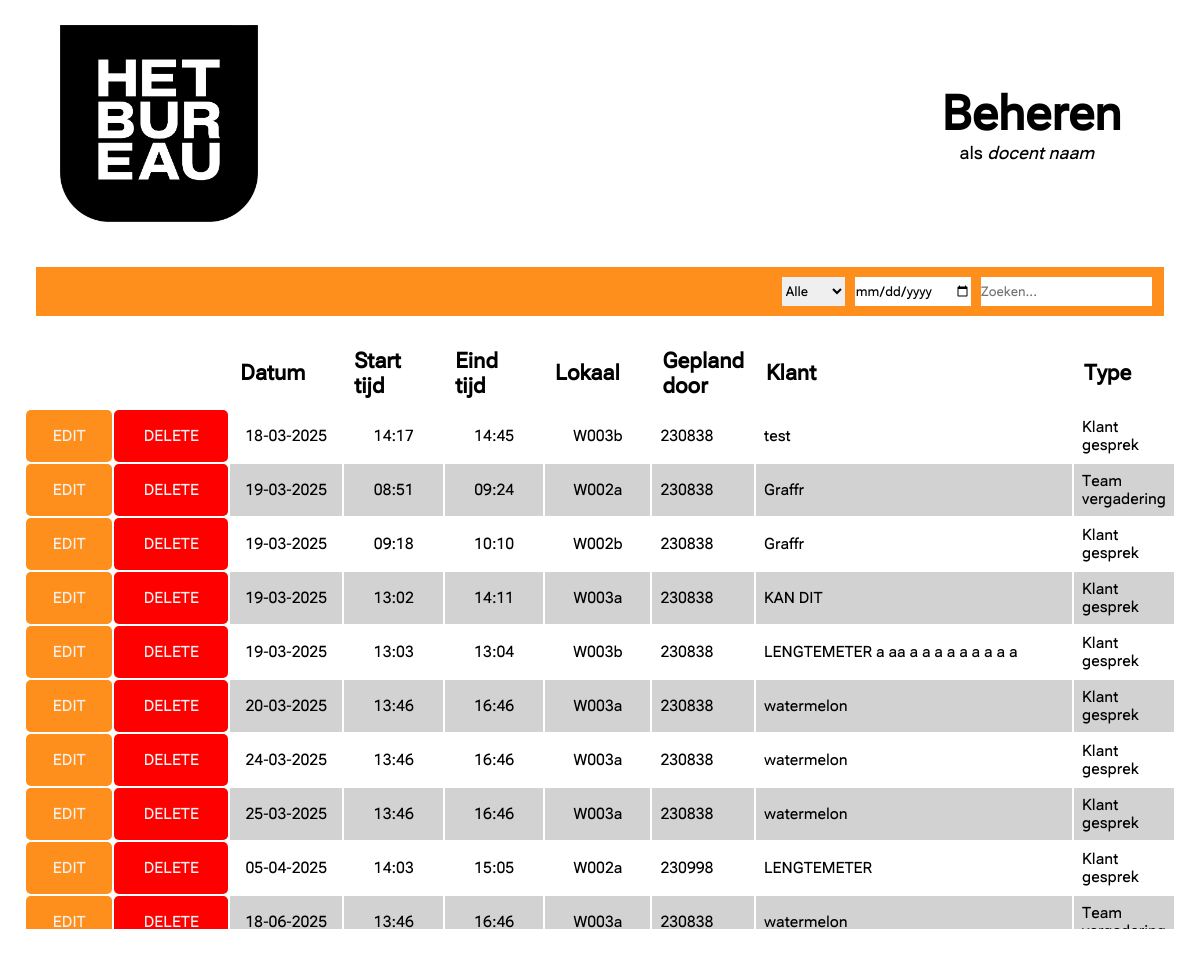
/lijst.php, run on the app's committed database.
### tables this page shows
CREATE TABLE `reserveringen` (
  `reservering_id` int(11) NOT NULL,
  `lokaal` varchar(10) NOT NULL,
  `datum` date NOT NULL,
  `start_tijd` time NOT NULL,
  `eind_tijd` time NOT NULL,
  `klant` varchar(100) NOT NULL,
  `type` varchar(50) NOT NULL,
  `student_nummer` int(6) NOT NULL,
  `tijd_aangemaakt` timestamp NOT NULL DEFAULT current_timestamp()
);

### lijst.php (the view, shortened to what this page needs)
<!DOCTYPE html>
<html lang="en">
<head>
    <link rel="stylesheet" href="assets/css/style.css">
    <link rel="stylesheet" href="assets/css/lijst.css">
</head>
<body>
    <header class="header">
        <div class="header-logo">
            <img src="Layer 2.png" alt="HETBUREAU-LOGO-ZWART">
        </div>
        <div class="header-text-wrapper">
            <h1 class="header-text">Beheren</h1>
            <p>als <i>docent naam</i></p>
        </div>
    </header>
    <div class="content">
        <div class="filter-bar">
            <select id="lokaal-filter">
                <option value="all">Alle</option>
            </select>
            <input type="date" id="datum-filter">
            <input type="search" id="zoek-filter" placeholder="Zoeken...">
        </div>
        <div class="table-wrapper">
            <table>
                <thead>
                    <tr>
                        <th></th>
                        <th></th>
                        <th>Datum</th>
                        <th>Start tijd</th>
                        <th>Eind tijd</th>
                        <th>Lokaal</th>
                        <th>Gepland door</th>
                        <th>Klant</th>
                        <th>Type</th>
                    </tr>
                </thead>
                <tbody id="reserveringen-tabel">
                    <?php
                    include_once "assets/core/connect.php";
                    $sql = "SELECT * FROM reserveringen ORDER BY datum ASC, start_tijd ASC";
                    $result = $conn->query($sql);
                    if ($result->num_rows > 0) {
                        while ($row = $result->fetch_assoc()) {
                            $formatted_date = date("d-m-Y", strtotime($row['datum']));
                            ?>
                            <tr class="table-item" data-id="<?= $row['reservering_id'] ?>">
                                <td class="item-edit">EDIT</td>
                                <td class="item-delete">DELETE</td>
                                <td class="editable" data-field="datum"><?= $formatted_date ?></td>
                                <td class="editable" data-field="start_tijd"><?= date('H:i', strtotime($row['start_tijd'])) ?></td>
                                <td class="editable" data-field="eind_tijd"><?= date('H:i', strtotime($row['eind_tijd'])) ?></td>
                                <td class="editable" data-field="lokaal"><?= $row['lokaal'] ?></td>
                                <td class="editable" data-field="student_nummer"><?= $row['student_nummer'] ?></td>
                                <td class="editable" data-field="klant"><?= $row['klant'] ?></td>
                                <td class="editable" data-field="type"><?= $row['type'] ?></td>
                            </tr>
                            <?php
                        }
                    } else {
                        echo "<tr><td colspan='8'>Geen reserveringen gevonden</td></tr>";
                    }
                    ?>
                </tbody>
            </table>
        </div>
    </div>
</body>
</html>

### assets/css/style.css (style rules this page uses)
:root { --bureau-orange: #ff8f1c; --bureau-wit: #f4f4f4; --bureau-zwart: #000000; }
* { margin: 0; padding: 0; font-family: "BUROTO", sans-serif; }
body { height: 100%; overflow-x: hidden; }

### assets/css/lijst.css (style rules this page uses)
.header { height: 25vh; width: 100%; margin-bottom: 2vh; display: flex; }
.header-logo { height: 20vh; aspect-ratio: 1/1; margin-top: 2.5vh; margin-inline: 5vw; }
.header-logo img { width: 100%; aspect-ratio: 1/1; }
.header-text-wrapper { display: flex; flex-direction: column; justify-content: center; align-items: center; margin-left: 40vw; }
.header-text { color: var(--bureau-zwart); align-self: center; margin-left: 12vw; font-size: 4vw; }
.header-text-wrapper p { transform: translate(50%); font-size: 1.5vw; }
.filter-bar { background-color: var(--bureau-orange); height: 5vh; width: 93vw; margin: 0 auto; margin-bottom: 2vh; display: flex; justify-content: end; align-items: center; gap: 10px; padding-right: 1vw; }
input, select { border: none; height: 3vh; }
th, td { padding: 8px; font-size: 1.3vw; font-family: "BUROTO", sans-serif; }
.table-wrapper { height: 60vh; overflow-y: auto; background-color: white; }
table { width: 96vw; margin: 0 auto; border-collapse: separate; background-color: white; }
thead { position: sticky; top: 0; background: white; z-index: 2; border-top: 2px solid black; gap: 0; }
th { padding: 10px; font-size: 1.8vw; font-weight: bold; background-color: white; text-align: left; outline: 2px rgb(255, 255, 255) solid; }
.table-item:nth-child(even) { background-color: #d2d2d2; }
.item-edit { background-color: var(--bureau-orange); color: var(--bureau-wit); width: 90px; border: none; border-radius: 5px; text-align: center; cursor: pointer; }
.item-delete { background-color: red; color: var(--bureau-wit); width: 120px; border: none; border-radius: 5px; text-align: center; cursor: pointer; }
.table-item td:nth-child(3), .table-header p:nth-child(3) { width: 110px; text-align: center; }
.table-item td:nth-child(4), .table-item td:nth-child(5), .table-item td:nth-child(6), .table-header p:nth-child(4), .table-header p:nth-child(5), .table-header p:nth-child(6) { width: 100px; text-align: center; }
.table-item td:nth-child(8), .table-header p:nth-child(8) { min-width: 300px; width: fit-content; }

### data on the page
reserveringen: datum "18-03-2025", start_tijd "14:17", eind_tijd "14:45", lokaal "W003b", student_nummer "230838", klant "test", type "Klant gesprek"
reserveringen: datum "19-03-2025", start_tijd "08:51", eind_tijd "09:24", lokaal "W002a", student_nummer "230838", klant "Graffr", type "Team vergadering"
reserveringen: datum "19-03-2025", start_tijd "09:18", eind_tijd "10:10", lokaal "W002b", student_nummer "230838", klant "Graffr", type "Klant gesprek"
reserveringen: datum "19-03-2025", start_tijd "13:02", eind_tijd "14:11", lokaal "W003a", student_nummer "230838", klant "KAN DIT", type "Klant gesprek"
reserveringen: datum "19-03-2025", start_tijd "13:03", eind_tijd "13:04", lokaal "W003b", student_nummer "230838", klant "LENGTEMETER a aa a a a a a a a a a", type "Klant gesprek"
reserveringen: datum "20-03-2025", start_tijd "13:46", eind_tijd "16:46", lokaal "W003a", student_nummer "230838", klant "watermelon", type "Klant gesprek"
reserveringen: datum "24-03-2025", start_tijd "13:46", eind_tijd "16:46", lokaal "W003a", student_nummer "230838", klant "watermelon", type "Klant gesprek"
reserveringen: datum "25-03-2025", start_tijd "13:46", eind_tijd "16:46", lokaal "W003a", student_nummer "230838", klant "watermelon", type "Klant gesprek"
reserveringen: datum "05-04-2025", start_tijd "14:03", eind_tijd "15:05", lokaal "W002a", student_nummer "230998", klant "LENGTEMETER", type "Klant gesprek"
reserveringen: datum "18-06-2025", start_tijd "13:46", eind_tijd "16:46", lokaal "W003a", student_nummer "230838", klant "watermelon", type "Team…"
